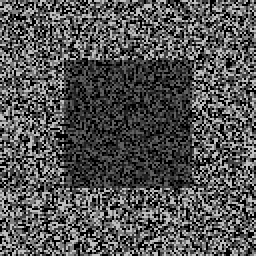
#> input picture input/pair0-L.png, 128 x 128 px (shown 2 times larger); its folder holds 4 pictures in this run
$ python ex4_main.py
#> lines starting #> are read from the running program, lines starting #| are printed output that depends on the picture
### ex4_utils.py
import cv2
import numpy as np
import matplotlib.pyplot as plt


def disparitySSD(img_l: np.ndarray, img_r: np.ndarray, disp_range: (int, int), k_size: int) -> np.ndarray:
    """
    img_l: Left image
    img_r: Right image
    disp_range: Minimum and Maximum disparity range. Ex. (10, 80)
    k_size: Kernel size for computing the SSD, kernel.shape = (k_size*2+1, k_size*2+1)

    return: Disparity map, disp_map.shape = Left.shape
    """

    # Initialize disparity map
    disp_map = np.zeros(img_l.shape)

    # Define the half kernel size
    k_half = k_size // 2

    # Iterate over each pixel in the image
    for r in range(k_half, img_l.shape[0] - k_half):
        for c in range(k_half, img_l.shape[1] - k_half):
            min_ssd = float('inf')
            best_disp = 0

            # Iterate over disparity range
            for d in range(disp_range[0], disp_range[1] + 1):
                if c - d - k_half < 0:
                    continue

                # Define patches
                patch_l = img_l[r - k_half:r + k_half + 1, c - k_half:c + k_half + 1]
                patch_r = img_r[r - k_half:r + k_half + 1, c - k_half - d:c + k_half + 1 - d]

                # Compute SSD
                ssd = np.sum((patch_l - patch_r) ** 2)

                # Find the minimum SSD
                if ssd < min_ssd:
                    min_ssd = ssd
                    best_disp = d

            # Store the best disparity
            disp_map[r, c] = best_disp

    return disp_map


def disparityNC(img_l: np.ndarray, img_r: np.ndarray, disp_range: (int, int), k_size: int) -> np.ndarray:
    """
    img_l: Left image
    img_r: Right image
    disp_range: Minimum and Maximum disparity range. Ex. (10, 80)
    k_size: Kernel size for computing the NCC, kernel.shape = (k_size*2+1, k_size*2+1)

    return: Disparity map, disp_map.shape = Left.shape
    """

    # Initialize disparity map
    disp_map = np.zeros(img_l.shape)

    # Define the half kernel size
    k_half = k_size // 2

    # Iterate over each pixel in the image
    for r in range(k_half, img_l.shape[0] - k_half):
        for c in range(k_half, img_l.shape[1] - k_half):
            max_ncc = -1
            best_disp = 0

            # Iterate over disparity range
            for d in range(disp_range[0], disp_range[1] + 1):
                if c - d - k_half < 0:
                    continue

                # Define patches
                patch_l = img_l[r - k_half:r + k_half + 1, c - k_half:c + k_half + 1]
                patch_r = img_r[r - k_half:r + k_half + 1, c - k_half - d:c + k_half + 1 - d]

                # Compute mean of patches
                mean_l = np.mean(patch_l)
                mean_r = np.mean(patch_r)

                # Compute normalized patches
                norm_patch_l = patch_l - mean_l
                norm_patch_r = patch_r - mean_r

                # Compute NCC
                numerator = np.sum(norm_patch_l * norm_patch_r)
                denominator = np.sqrt(np.sum(norm_patch_l ** 2) * np.sum(norm_patch_r ** 2))

                if denominator != 0:
                    ncc = numerator / denominator
                else:
                    ncc = 0

                # Find the maximum NCC
                if ncc > max_ncc:
                    max_ncc = ncc
                    best_disp = d

            # Store the best disparity
            disp_map[r, c] = best_disp

    return disp_map

### ex4_main.py
import os
import numpy as np
from ex4_utils import *
import cv2
import matplotlib.pyplot as plt

def displayDepthImage(l_img, r_img, disparity_range=(0, 5), method=disparitySSD):
    p_size = 5
    d_ssd = method(l_img, r_img, disparity_range, p_size)
    plt.matshow(d_ssd)
    plt.colorbar()
    plt.show()

def main():
    ## 1-a
    # Read images
    i = 0
    if i == 0:
        min_r, max_r = 0, 5
    else:
        min_r, max_r = 0, 150
    L = cv2.imread(os.path.join('input', 'pair%d-L.png' % i), cv2.IMREAD_GRAYSCALE) / 255.0
#> L: shape (128, 128) float64; min 0, max 0.749, mean 0.327
    R = cv2.imread(os.path.join('input', 'pair%d-R.png' % i), cv2.IMREAD_GRAYSCALE) / 255.0
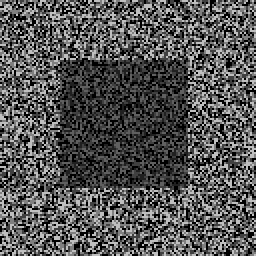
#> input picture input/pair0-R.png, 128 x 128 px (shown 2 times larger)
#> R: shape (128, 128) float64; min 0, max 0.749, mean 0.327
    # Display depth SSD
    displayDepthImage(L, R, (min_r, max_r), method=disparitySSD)
#> after the loop in disparitySSD, `for r in range(k_half, img_l.shape[0] - k_half):`:
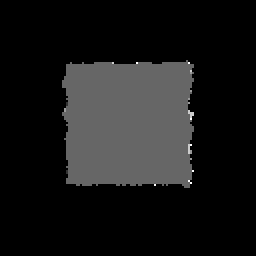
#> disp_map: shape (128, 128) float64 (shown 2 times larger); min 0, max 5, mean 0.472; drawn with min black and max white
#> in displayDepthImage, `plt.show()`:
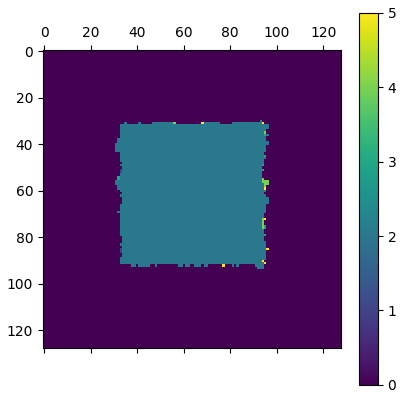
#> figure drawn by matplotlib, 2 panels
    # Display depth NC
    displayDepthImage(L, R, (min_r, max_r), method=disparityNC)


if __name__ == '__main__':
    main()
